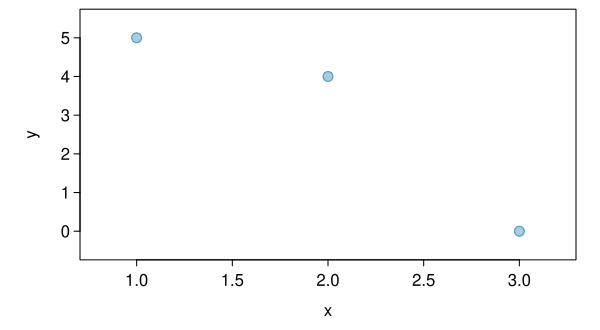

The R source for this figure:
library(openintro)
data(COL)

x = c(1, 2, 3)
y = c(5, 4, 0)

plot(x,y)

myPDF("corCalcSimple.pdf",
      6,
      3.3,
      mar = c(3.5, 4, 0.5, 1.2),
      mgp = c(2, 0.5, 0))
plot(x, y,
     pch = 19,
     cex = 1.3,
     col = COL[1, 3],
     ylab = "y",
     xlab = "x",
     xlim = range(x) + c(-1, 1) * .1 * diff(range(x)),
     ylim = range(y) + c(-1, 1) * .1 * diff(range(y)))
points(x, y,
       cex = 1.3,
       col = COL[1])

dev.off()
